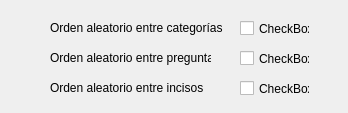
<?xml version="1.0" encoding="UTF-8"?>
<ui version="4.0">
 <class>Form</class>
 <widget class="QWidget" name="Form">
  <property name="geometry">
   <rect>
    <x>0</x>
    <y>0</y>
    <width>348</width>
    <height>113</height>
   </rect>
  </property>
  <property name="windowTitle">
   <string>Form</string>
  </property>
  <widget class="QCheckBox" name="checkBox">
   <property name="geometry">
    <rect>
     <x>240</x>
     <y>20</y>
     <width>70</width>
     <height>17</height>
    </rect>
   </property>
   <property name="text">
    <string>CheckBox</string>
   </property>
  </widget>
  <widget class="QLabel" name="label_6">
   <property name="geometry">
    <rect>
     <x>50</x>
     <y>50</y>
     <width>161</width>
     <height>16</height>
    </rect>
   </property>
   <property name="text">
    <string>Orden aleatorio entre preguntas</string>
   </property>
  </widget>
  <widget class="QLabel" name="label_5">
   <property name="geometry">
    <rect>
     <x>50</x>
     <y>20</y>
     <width>181</width>
     <height>16</height>
    </rect>
   </property>
   <property name="text">
    <string>Orden aleatorio entre categorías</string>
   </property>
  </widget>
  <widget class="QLabel" name="label_7">
   <property name="geometry">
    <rect>
     <x>50</x>
     <y>80</y>
     <width>161</width>
     <height>16</height>
    </rect>
   </property>
   <property name="text">
    <string>Orden aleatorio entre incisos</string>
   </property>
  </widget>
  <widget class="QCheckBox" name="checkBox_3">
   <property name="geometry">
    <rect>
     <x>240</x>
     <y>80</y>
     <width>70</width>
     <height>17</height>
    </rect>
   </property>
   <property name="text">
    <string>CheckBox</string>
   </property>
  </widget>
  <widget class="QCheckBox" name="checkBox_2">
   <property name="geometry">
    <rect>
     <x>240</x>
     <y>50</y>
     <width>70</width>
     <height>17</height>
    </rect>
   </property>
   <property name="text">
    <string>CheckBox</string>
   </property>
  </widget>
 </widget>
 <resources/>
 <connections/>
</ui>
